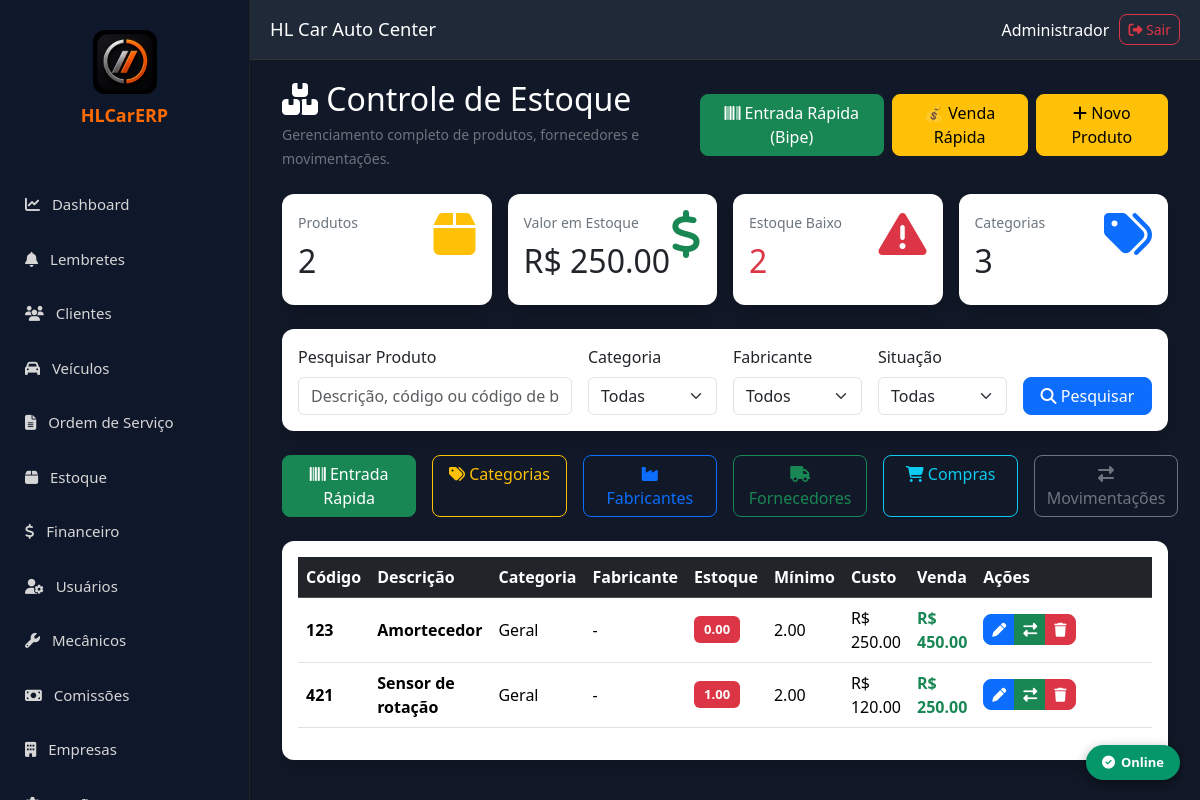
Screenshot of /estoque (signed in) with the database file from the repository.
### models.py (models this page shows)
class Produto(db.Model):
    __tablename__ = "produtos"
    id = db.Column(db.Integer, primary_key=True)
    empresa_id = db.Column(db.Integer, db.ForeignKey("empresas.id"), nullable=False, index=True)
    categoria_id = db.Column(db.Integer, db.ForeignKey("categorias.id"), nullable=False, index=True)
    codigo = db.Column(db.String(30), nullable=False)
    codigo_barras = db.Column(db.String(100))
    descricao = db.Column(db.String(250), nullable=False)
    descricao_reduzida = db.Column(db.String(120))
    referencia = db.Column(db.String(100))
    unidade = db.Column(db.String(10), nullable=False, default="UN")
    ncm = db.Column(db.String(20))
    cest = db.Column(db.String(20))
    peso = db.Column(Numeric(18, 3), default=0)
    localizacao = db.Column(db.String(80))
    controla_estoque = db.Column(db.Boolean, default=True, nullable=False)
    permite_venda = db.Column(db.Boolean, default=True, nullable=False)
    estoque_minimo = db.Column(Numeric(18, 3), default=0)
    estoque_maximo = db.Column(Numeric(18, 3), default=0)
    estoque_atual = db.Column(Numeric(18, 3), default=0)
    estoque_reservado = db.Column(Numeric(18, 3), default=0)
    preco_compra = db.Column(Numeric(18, 2), default=0)
    preco_venda = db.Column(Numeric(18, 2), default=0)
    margem_padrao = db.Column(Numeric(18, 2), default=0)
    ativo = db.Column(db.Boolean, default=True, nullable=False)
    criado_em = db.Column(db.DateTime, default=datetime.utcnow)
    alterado_em = db.Column(db.DateTime, default=datetime.utcnow, onupdate=datetime.utcnow)
    empresa = db.relationship("Empresa")
    categoria = db.relationship("Categoria")
    fornecedores = db.relationship(
        "ProdutoFornecedor",
        back_populates="produto",
        cascade="all, delete-orphan"
    )
    __table_args__ = (
        UniqueConstraint("empresa_id", "codigo", name="uk_produto_codigo_empresa"),
        UniqueConstraint("empresa_id", "codigo_barras", name="uk_produto_barra_empresa"),
        Index("idx_produto_descricao", "empresa_id", "descricao"),
    )

class Categoria(db.Model):
    __tablename__ = "categorias"
    id = db.Column(db.Integer, primary_key=True)
    empresa_id = db.Column(db.Integer, db.ForeignKey("empresas.id"), nullable=False)
    nome = db.Column(db.String(120), nullable=False)
    descricao = db.Column(db.String(255))
    ativo = db.Column(db.Boolean, default=True, nullable=False)
    criado_em = db.Column(db.DateTime, default=datetime.utcnow)
    alterado_em = db.Column(db.DateTime, default=datetime.utcnow, onupdate=datetime.utcnow)
    empresa = db.relationship("Empresa")
    __table_args__ = (
        UniqueConstraint("empresa_id", "nome", name="uk_categoria_empresa"),
    )

### app.py (the view)
@app.route("/estoque")
@login_required
def estoque():
    eid = empresa_atual()
    if not eid:
        return redirect("/login")
    try:
        lista_produtos = Produto.query.filter_by(empresa_id=eid).order_by(Produto.descricao).all()
    except Exception:
        lista_produtos = []
    try:
        categorias = Categoria.query.filter_by(empresa_id=eid).order_by(Categoria.nome).all()
    except Exception:
        categorias = []
    try:
        fabricantes = Fabricante.query.filter_by(empresa_id=eid).order_by(Fabricante.nome).all()
    except Exception:
        fabricantes = []
    try:
        fornecedores = Fornecedor.query.filter_by(empresa_id=eid).order_by(Fornecedor.razao_social).all()
    except Exception:
        fornecedores = []
    total_produtos = len(lista_produtos)
    valor_total_estoque = 0
    estoque_baixo = 0
    for p in lista_produtos:
        try:
            estoque_atual = float(getattr(p, "estoque_atual", 0) or 0)
            preco = float(getattr(p, "preco_venda", 0) or 0)
            valor_total_estoque += estoque_atual * preco
            minimo = float(getattr(p, "estoque_minimo", 0) or 0)
            if estoque_atual <= minimo:
                estoque_baixo += 1
        except Exception:
            pass
    return render_template(
        "estoque.html",
        produtos=lista_produtos,
        categorias=categorias,
        fabricantes=fabricantes,
        fornecedores=fornecedores,
        total_produtos=total_produtos,
        valor_total_estoque=valor_total_estoque,
        estoque_baixo=estoque_baixo,
        total_categorias=len(categorias)
    )

### app.py (called while the page is built)
def empresa_atual():
    eid = session.get("empresa_id")
    if not eid:
        session.clear()
        return None
    return eid

### templates/estoque.html (shortened to what this page needs)
{% extends "base.html" %}
{% block conteudo %}
<div class="container-fluid">
    <div class="d-flex justify-content-between align-items-center mb-4">
        <div>
            <h2 class="text-white mb-1">
                <i class="fa fa-boxes"></i>
                Controle de Estoque
            </h2>
            <small class="text-secondary">
                Gerenciamento completo de produtos, fornecedores e movimentações.
            </small>
        </div>
        <div class="d-flex gap-2">
            <a href="/estoque/entrada-rapida" class="btn btn-success">
                <i class="fa fa-barcode"></i>
                Entrada Rápida (Bipe)
            </a>
            <a href="/venda-rapida" class="btn btn-warning">
                💰 Venda Rápida
            </a>
            <a href="/produtos/novo" class="btn btn-warning">
                <i class="fa fa-plus"></i>
                Novo Produto
            </a>
        </div>
    </div>
    <div class="row g-3 mb-4">
        <div class="col-lg-3">
            <div class="card border-0 shadow h-100">
                <div class="card-body">
                    <div class="d-flex justify-content-between">
                        <div>
                            <small class="text-secondary">Produtos</small>
                            <h2 class="mt-2">{{ total_produtos }}</h2>
                        </div>
                        <div>
                            <i class="fa fa-box fa-3x text-warning"></i>
                        </div>
                    </div>
                </div>
            </div>
        </div>
        <div class="col-lg-3">
            <div class="card border-0 shadow h-100">
                <div class="card-body">
                    <div class="d-flex justify-content-between">
                        <div>
                            <small class="text-secondary">Valor em Estoque</small>
                            <h2 class="mt-2">
                                R$ {{ "%.2f"|format(valor_total_estoque or 0) }}
                            </h2>
                        </div>
                        <div>
                            <i class="fa fa-dollar-sign fa-3x text-success"></i>
                        </div>
                    </div>
                </div>
            </div>
        </div>
        <div class="col-lg-3">
            <div class="card border-0 shadow h-100">
                <div class="card-body">
                    <div class="d-flex justify-content-between">
                        <div>
                            <small class="text-secondary">Estoque Baixo</small>
                            <h2 class="mt-2 text-danger">{{ estoque_baixo or 0 }}</h2>
                        </div>
                        <div>
                            <i class="fa fa-triangle-exclamation fa-3x text-danger"></i>
                        </div>
                    </div>
                </div>
            </div>
        </div>
        <div class="col-lg-3">
            <div class="card border-0 shadow h-100">
                <div class="card-body">
                    <div class="d-flex justify-content-between">
                        <div>
                            <small class="text-secondary">Categorias</small>
                            <h2 class="mt-2">{{ total_categorias or 0 }}</h2>
                        </div>
                        <div>
                            <i class="fa fa-tags fa-3x text-primary"></i>
                        </div>
                    </div>
                </div>
            </div>
        </div>
    </div>
    <div class="card border-0 shadow mb-4">
        <div class="card-body">
            <div class="row g-3 align-items-end">
                <div class="col-lg-4">
                    <label class="form-label">Pesquisar Produto</label>
                    <input type="text" class="form-control" id="pesquisaProduto"
                           placeholder="Descrição, código ou código de barras...">
                </div>
                <div class="col-lg-2">
                    <label class="form-label">Categoria</label>
                    <select class="form-select" id="categoriaFiltro">
                        <option value="">Todas</option>
                    </select>
                </div>
                <div class="col-lg-2">
                    <label class="form-label">Fabricante</label>
                    <select class="form-select" id="fabricanteFiltro">
                        <option value="">Todos</option>
                    </select>
                </div>
                <div class="col-lg-2">
                    <label class="form-label">Situação</label>
                    <select class="form-select" id="situacaoFiltro">
                        <option value="">Todas</option>
                    </select>
                </div>
                <div class="col-lg-2 d-grid">
                    <button class="btn btn-primary" type="button">
                        <i class="fa fa-search"></i>
                        Pesquisar
                    </button>
                </div>
            </div>
        </div>
    </div>
    <div class="row g-3 mb-4">
        <div class="col-lg-2 d-grid">
            <a href="/estoque/entrada-rapida" class="btn btn-success">
                <i class="fa fa-barcode"></i> Entrada Rápida
            </a>
        </div>
        <div class="col-lg-2 d-grid">
            <a href="/categorias" class="btn btn-outline-warning">
                <i class="fa fa-tags"></i> Categorias
            </a>
        </div>
        <div class="col-lg-2 d-grid">
            <a href="/fabricantes" class="btn btn-outline-primary">
                <i class="fa fa-industry"></i> Fabricantes
            </a>
        </div>
        <div class="col-lg-2 d-grid">
            <a href="/fornecedores" class="btn btn-outline-success">
                <i class="fa fa-truck"></i> Fornecedores
            </a>
        </div>
        <div class="col-lg-2 d-grid">
            <a href="/compras" class="btn btn-outline-info">
                <i class="fa fa-cart-shopping"></i> Compras
            </a>
        </div>
        <div class="col-lg-2 d-grid">
            <a href="/movimentacoes" class="btn btn-outline-secondary">
                <i class="fa fa-right-left"></i> Movimentações
            </a>
        </div>
    </div>
    <div class="card border-0 shadow">
        <div class="card-body">
            <div class="table-responsive">
                <table class="table table-hover align-middle" id="tabelaProdutos">
                    <thead class="table-dark">
                        <tr>
                            <th>Código</th>
                            <th>Descrição</th>
                            <th>Categoria</th>
                            <th>Fabricante</th>
                            <th>Estoque</th>
                            <th>Mínimo</th>
                            <th>Custo</th>
                            <th>Venda</th>
                            <th width="220">Ações</th>
                        </tr>
                    </thead>
                    <tbody>
                    {% for produto in produtos %}
                        <tr>
                            <td><strong>{{ produto.codigo or '-' }}</strong></td>
                            <td>
                                <strong>{{ produto.descricao }}</strong>
                            </td>
                            <td>
                                {% if produto.categoria %}
                                    {{ produto.categoria.nome or produto.categoria.descricao or '-' }}
                                {% else %}
                                    -
                                {% endif %}
                            </td>
                            <td>
                                {% if produto.fabricante %}
                                    {{ produto.fabricante.nome }}
                                {% else %}
                                    -
                                {% endif %}
                            </td>
                            <td>
                                {% set qtd = produto.estoque_atual or 0 %}
                                {% set minimo = produto.estoque_minimo or 0 %}
                                {% if qtd <= minimo %}
                                    <span class="badge bg-danger">{{ "%.2f"|format(qtd) }}</span>
                                {% else %}
                                    <span class="badge bg-success">{{ "%.2f"|format(qtd) }}</span>
                                {% endif %}
                            </td>
                            <td>{{ "%.2f"|format(produto.estoque_minimo or 0) }}</td>
                            <td>
                                R$ {{ "%.2f"|format(produto.preco_compra or 0) }}
                            </td>
                            <td>
                                <strong class="text-success">
                                    R$ {{ "%.2f"|format(produto.preco_venda or 0) }}
                                </strong>
                            </td>
                            <td>
                                <div class="btn-group btn-group-sm">
                                    <a href="/produtos/editar/{{ produto.id }}" class="btn btn-primary" title="Editar">
                                        <i class="fa fa-pen"></i>
                                    </a>
                                    <a href="/movimentacoes" class="btn btn-success" title="Movimentações">
                                        <i class="fa fa-right-left"></i>
                                    </a>
                                    <a href="/produtos/excluir/{{ produto.id }}"
                                       class="btn btn-danger"
                                       onclick="return confirm('Deseja realmente excluir este produto?')"
                                       title="Excluir">
                                        <i class="fa fa-trash"></i>
                                    </a>
                                </div>
                            </td>
                        </tr>
                    {% endfor %}
                    </tbody>
                </table>
            </div>
        </div>
    </div>
</div>
{% endblock %}

### templates/base.html (style rules this page uses)
* { margin:0; padding:0; box-sizing:border-box; font-family:Segoe UI,Tahoma,Geneva,Verdana,sans-serif; }
body { background:#111827; overflow-x:hidden; }
.table-responsive { overflow-x:auto; -webkit-overflow-scrolling:touch; }
.table-dark th, .table-dark td { white-space:nowrap; }

### templates/estoque.html (style rules this page uses)
.table td { vertical-align: middle; }
.card { border-radius: 12px; }
.btn { border-radius: 8px; }
.badge { font-size: 13px; padding: 7px 10px; }

### rows the page displays
Produto: codigo "123", descricao "Amortecedor", categoria "Geral", qtd "0.00", estoque_minimo "2.00", preco_compra "250.00", preco_venda "450.00"
Produto: codigo "421", descricao "Sensor de rotação", categoria "Geral", estoque_atual "1.00", estoque_minimo "2.00", preco_compra "120.00", preco_venda "250.00"

### other values shown
{{ session.get('usuario_nome', 'Usuário') }} "Administrador"
{{ total_produtos }} "2"
{{ "%.2f"|format(valor_total_estoque or 0) }} "250.00"
{{ estoque_baixo or 0 }} "2"
{{ total_categorias or 0 }} "3"
